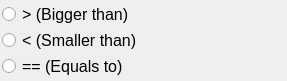
                                       <widget class="QWidget" name="scrollAreaWidgetContents_28">
                                        <property name="geometry">
                                         <rect>
                                          <x>0</x>
                                          <y>0</y>
                                          <width>287</width>
                                          <height>81</height>
                                         </rect>
                                        </property>
                                        <layout class="QGridLayout" name="gridLayout_32">
                                         <property name="leftMargin">
                                          <number>2</number>
                                         </property>
                                         <property name="topMargin">
                                          <number>2</number>
                                         </property>
                                         <property name="rightMargin">
                                          <number>2</number>
                                         </property>
                                         <property name="bottomMargin">
                                          <number>2</number>
                                         </property>
                                         <item row="0" column="0">
                                          <layout class="QVBoxLayout" name="Operator_VerticalLayout">
                                           <item>
                                            <widget class="QRadioButton" name="radioButton_bigger_than">
                                             <property name="font">
                                              <font>
                                               <pointsize>12</pointsize>
                                              </font>
                                             </property>
                                             <property name="styleSheet">
                                              <string notr="true">QRadioButton::indicator:checked {
    background-color: rgb(85, 255, 255);
}</string>
                                             </property>
                                             <property name="text">
                                              <string>&gt; (Bigger than)</string>
                                             </property>
                                            </widget>
                                           </item>
                                           <item>
                                            <widget class="QRadioButton" name="radioButton_smaller_than">
                                             <property name="font">
                                              <font>
                                               <pointsize>12</pointsize>
                                              </font>
                                             </property>
                                             <property name="styleSheet">
                                              <string notr="true">QRadioButton::indicator:checked {
    background-color: rgb(85, 255, 255);
}</string>
                                             </property>
                                             <property name="text">
                                              <string>&lt; (Smaller than)</string>
                                             </property>
                                            </widget>
                                           </item>
                                           <item>
                                            <widget class="QRadioButton" name="radioButton_equals_to">
                                             <property name="font">
                                              <font>
                                               <pointsize>12</pointsize>
                                              </font>
                                             </property>
                                             <property name="styleSheet">
                                              <string notr="true">QRadioButton::indicator:checked {
    background-color: rgb(85, 255, 255);
}</string>
                                             </property>
                                             <property name="text">
                                              <string>== (Equals to)</string>
                                             </property>
                                            </widget>
                                           </item>
                                          </layout>
                                         </item>
                                        </layout>
                                       </widget>
